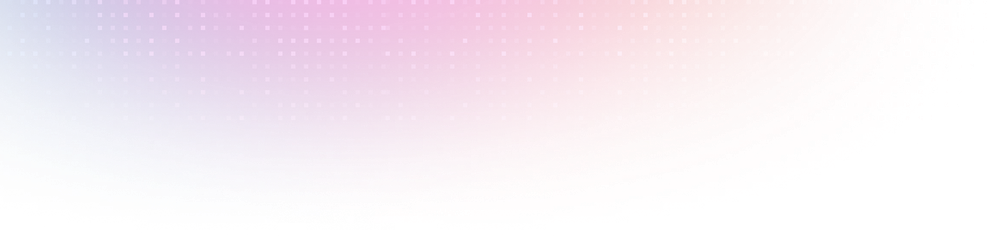
#> input picture Browserapp/frontend/workbench/images/agent-console/template-store-bg-dark.png, 1000 x 237 px, shrunk from 1862 x 442 before the run
$ python visual-pixel-diff.py ../frontend/workbench/images/agent-console/template-store-bg-dark.png ../frontend/workbench/images/agent-console/template-store-bg-dark.png ../frontend/workbench/images/agent-console/template-store-bg-dark.png ../frontend/workbench/images/agent-console/template-store-bg-dark.png
#> lines starting #> are read from the running program, lines starting #| are printed output that depends on the picture
"""Compare two screenshots pixel for pixel in RGB."""

import json
import sys

from PIL import Image, ImageChops, ImageDraw

left, right, out = sys.argv[1:4]
a, b = Image.open(left).convert("RGB"), Image.open(right).convert("RGB")
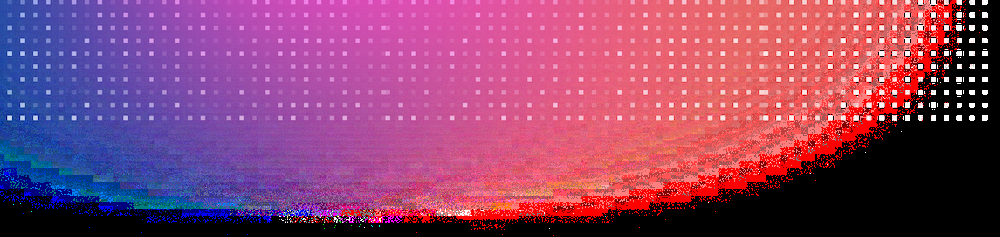
#> a: PIL image 1000x237 RGB; mean R, G, B 141.5, 67.5, 110.2
if a.size != b.size:
    print(json.dumps({"equal": False, "sizeA": a.size, "sizeB": b.size}))
    sys.exit(0)

diff = ImageChops.difference(a, b)
#> diff: PIL image 1000x237 RGB; every value is 0
red, green, blue = diff.split()
#> red: PIL image 1000x237 L; every value is 0
mask = ImageChops.lighter(ImageChops.lighter(red, green), blue)
total = a.width * a.height
#> total = 237000
changed = total - mask.histogram()[0]
#> changed = 0
#> (the run stopped early here; a loop or call above may not have finished)
